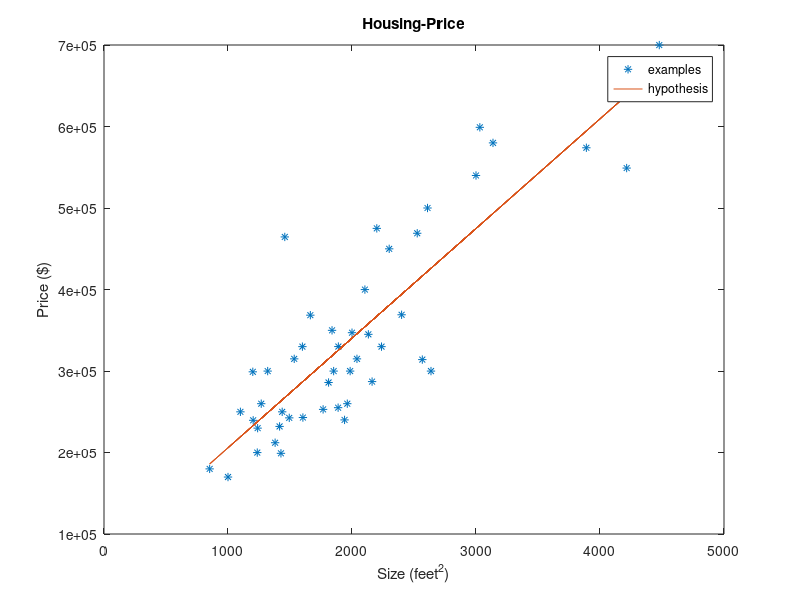

This chart was generated by the following MATLAB code:
load featuresX.dat
load priceY.dat

x = featuresX(:, 1);
x0 = ones(size(x)(:,1),1);
x = [[x0] x];
y = priceY;

theta = pinv(x'*x)*(x'*y);
h = theta(2)*x(:,2) + theta(1);

plot(x(:,2), y, "*");
hold on;
plot(x(:,2), h);
xlabel("Size (feet^2)");
ylabel("Price ($)");
legend("examples", "hypothesis");
title("Housing-Price");

print -dpng "Housing-Price.png";